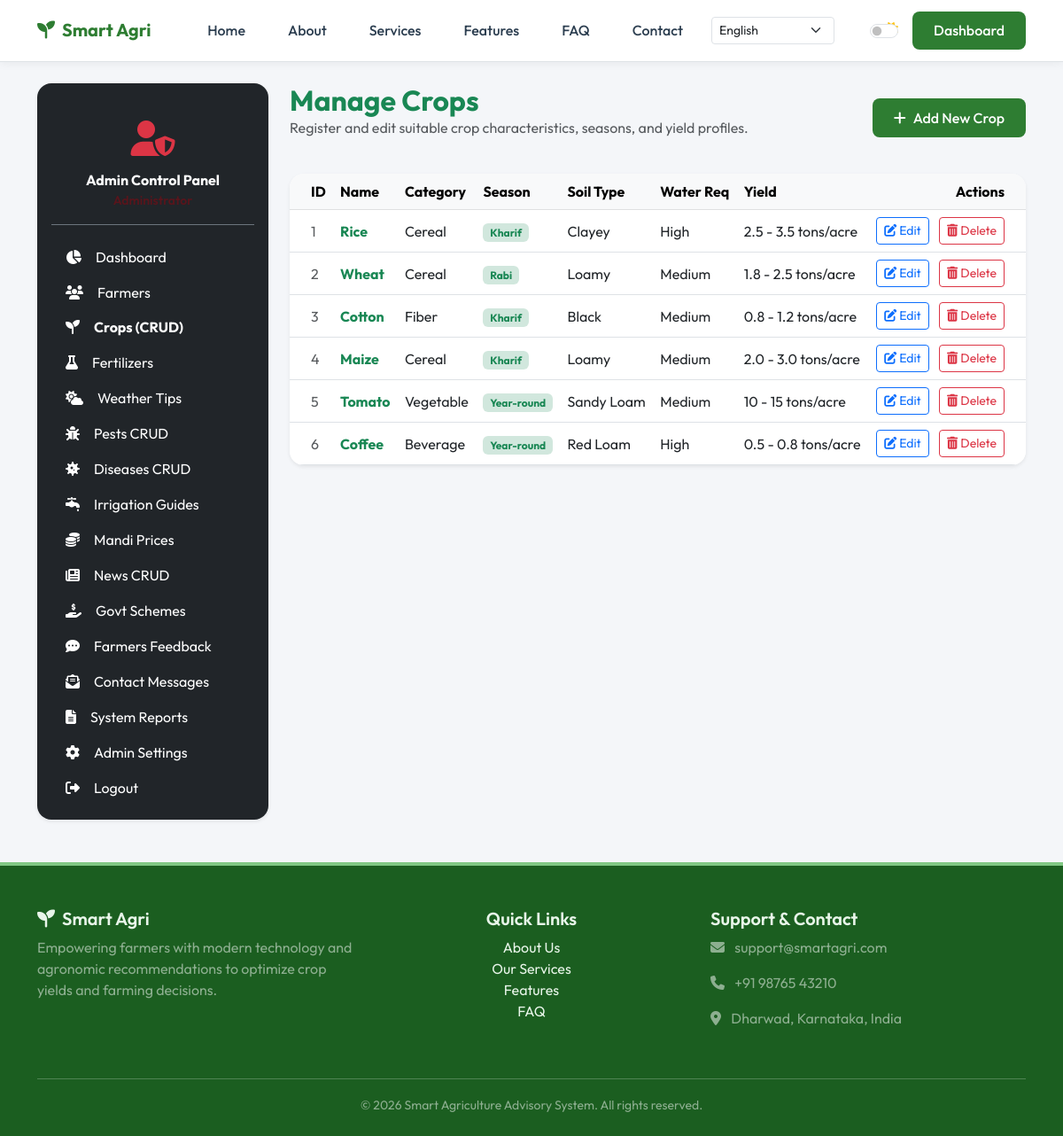
The app's page /admin/crops (signed in) with its own data.
### app/models.py (models this page shows)
class Crop(db.Model):
    __tablename__ = 'crops'
    id = db.Column(db.Integer, primary_key=True)
    name = db.Column(db.String(100), nullable=False)
    type = db.Column(db.String(50), nullable=True)  # Cereal, Pulse, Fruit, Vegetable, Fiber, Oilseed
    growing_season = db.Column(db.String(50), nullable=True)  # Kharif, Rabi, Zaid, Year-round
    soil_type = db.Column(db.String(100), nullable=True)  # Clayey, Loamy, Sandy, Black, Red
    water_requirement = db.Column(db.String(50), nullable=True)  # High, Medium, Low
    growing_tips = db.Column(db.Text, nullable=True)
    expected_yield = db.Column(db.String(100), nullable=True)
    advantages = db.Column(db.Text, nullable=True)

### app/routes/admin.py (the view, shortened to what this page needs)
@admin_bp.route('/crops', methods=['GET', 'POST'])
@admin_required
def manage_crops():
    crops = Crop.query.all()
    return render_template('admin/crops.html', crops=crops)

### app/templates/admin/crops.html (shortened to what this page needs)
{% extends 'admin_base.html' %}
{% block admin_content %}
<div class="row">
    <div class="col-12 d-flex justify-content-between align-items-center mb-4">
        <div>
            <h2 class="fw-bold mb-0 text-success">Manage Crops</h2>
            <p class="text-muted">Register and edit suitable crop characteristics, seasons, and yield profiles.</p>
        </div>
        <button class="btn btn-primary-custom" data-bs-toggle="collapse" data-bs-target="#addCropCollapse">
            <i class="fas fa-plus me-2"></i>Add New Crop
        </button>
    </div>
    <div class="col-12">
        <div class="card card-custom border-0 shadow-sm">
            <div class="table-responsive">
                <table class="table table-hover align-middle mb-0">
                    <thead class="table-light">
                        <tr>
                            <th class="ps-4">ID</th>
                            <th>Name</th>
                            <th>Category</th>
                            <th>Season</th>
                            <th>Soil Type</th>
                            <th>Water Req</th>
                            <th>Yield</th>
                            <th class="pe-4 text-end">Actions</th>
                        </tr>
                    </thead>
                    <tbody>
                        {% if crops %}
                            {% for c in crops %}
                            <tr>
                                <td class="ps-4 text-muted">{{ c.id }}</td>
                                <td class="fw-bold text-success">{{ c.name }}</td>
                                <td>{{ c.type or '-' }}</td>
                                <td><span class="badge bg-success-subtle text-success">{{ c.growing_season }}</span></td>
                                <td>{{ c.soil_type or '-' }}</td>
                                <td>{{ c.water_requirement or '-' }}</td>
                                <td>{{ c.expected_yield or '-' }}</td>
                                <td class="pe-4 text-end">
                                    <button class="btn btn-sm btn-outline-primary me-2" data-bs-toggle="modal" data-bs-target="#editCropModal{{ c.id }}">
                                        <i class="fas fa-edit"></i> Edit
                                    </button>
                                    <a href="{{ url_for('admin.delete_crop', id=c.id) }}" class="btn btn-sm btn-outline-danger btn-delete-confirm" data-confirm-message="Are you sure you want to delete this crop?">
                                        <i class="fas fa-trash-alt"></i> Delete
                                    </a>
                                </td>
                            </tr>
                            {% endfor %}
                        {% else %}
                            <tr>
                                <td colspan="8" class="text-center py-4 text-muted">No crop listings exist.</td>
                            </tr>
                        {% endif %}
                    </tbody>
                </table>
            </div>
        </div>
    </div>
</div>
{% endblock %}

### app/templates/admin_base.html (shortened to what this page needs)
{% extends 'base.html' %}
{% block content %}
<div class="row">
    <div class="col-lg-3 col-md-4 mb-4 no-print">
        <div class="card card-custom p-3 shadow-sm border-0 bg-dark text-white">
            <div class="text-center py-3 border-bottom border-secondary mb-3">
                <div class="fs-1 text-danger mb-2"><i class="fas fa-user-shield"></i></div>
                <h6 class="fw-bold mb-0 text-white">Admin Control Panel</h6>
                <small class="text-danger-emphasis fw-semibold">Administrator</small>
            </div>
            <div class="list-group list-group-flush bg-transparent">
                <a href="{{ url_for('admin.dashboard') }}" class="list-group-item list-group-item-action bg-transparent text-white border-0 py-2 d-flex align-items-center gap-3 ">
                    <i class="fas fa-chart-pie"></i> <span>Dashboard</span>
                </a>
                <a href="{{ url_for('admin.manage_users') }}" class="list-group-item list-group-item-action bg-transparent text-white border-0 py-2 d-flex align-items-center gap-3 ">
                    <i class="fas fa-users"></i> <span>Farmers</span>
                </a>
                <a href="{{ url_for('admin.manage_crops') }}" class="list-group-item list-group-item-action bg-transparent text-white border-0 py-2 d-flex align-items-center gap-3 {% if request.endpoint == 'admin.manage_crops' %}active bg-danger fw-bold{% endif %}">
                    <i class="fas fa-seedling"></i> <span>Crops (CRUD)</span>
                </a>
                <a href="{{ url_for('admin.manage_fertilizers') }}" class="list-group-item list-group-item-action bg-transparent text-white border-0 py-2 d-flex align-items-center gap-3 ">
                    <i class="fas fa-flask"></i> <span>Fertilizers</span>
                </a>
                <a href="{{ url_for('admin.manage_weather') }}" class="list-group-item list-group-item-action bg-transparent text-white border-0 py-2 d-flex align-items-center gap-3 ">
                    <i class="fas fa-cloud-sun"></i> <span>Weather Tips</span>
                </a>
                <a href="{{ url_for('admin.manage_pests') }}" class="list-group-item list-group-item-action bg-transparent text-white border-0 py-2 d-flex align-items-center gap-3 ">
                    <i class="fas fa-bug"></i> <span>Pests CRUD</span>
                </a>
                <a href="{{ url_for('admin.manage_diseases') }}" class="list-group-item list-group-item-action bg-transparent text-white border-0 py-2 d-flex align-items-center gap-3 ">
                    <i class="fas fa-virus"></i> <span>Diseases CRUD</span>
                </a>
                <a href="{{ url_for('admin.manage_irrigation') }}" class="list-group-item list-group-item-action bg-transparent text-white border-0 py-2 d-flex align-items-center gap-3 ">
                    <i class="fas fa-faucet-drip"></i> <span>Irrigation Guides</span>
                </a>
                <a href="{{ url_for('admin.manage_market_prices') }}" class="list-group-item list-group-item-action bg-transparent text-white border-0 py-2 d-flex align-items-center gap-3 ">
                    <i class="fas fa-coins"></i> <span>Mandi Prices</span>
                </a>
                <a href="{{ url_for('admin.manage_news') }}" class="list-group-item list-group-item-action bg-transparent text-white border-0 py-2 d-flex align-items-center gap-3 ">
                    <i class="fas fa-newspaper"></i> <span>News CRUD</span>
                </a>
                <a href="{{ url_for('admin.manage_schemes') }}" class="list-group-item list-group-item-action bg-transparent text-white border-0 py-2 d-flex align-items-center gap-3 ">
                    <i class="fas fa-hand-holding-usd"></i> <span>Govt Schemes</span>
                </a>
                <a href="{{ url_for('admin.view_feedback') }}" class="list-group-item list-group-item-action bg-transparent text-white border-0 py-2 d-flex align-items-center gap-3 ">
                    <i class="fas fa-comment-dots"></i> <span>Farmers Feedback</span>
                </a>
                <a href="{{ url_for('admin.contact_messages') }}" class="list-group-item list-group-item-action bg-transparent text-white border-0 py-2 d-flex align-items-center gap-3 ">
                    <i class="fas fa-envelope-open-text"></i> <span>Contact Messages</span>
                </a>
                <a href="{{ url_for('admin.reports') }}" class="list-group-item list-group-item-action bg-transparent text-white border-0 py-2 d-flex align-items-center gap-3 ">
                    <i class="fas fa-file-alt"></i> <span>System Reports</span>
                </a>
                <a href="{{ url_for('admin.settings') }}" class="list-group-item list-group-item-action bg-transparent text-white border-0 py-2 d-flex align-items-center gap-3 ">
                    <i class="fas fa-cog"></i> <span>Admin Settings</span>
                </a>
                <a href="{{ url_for('public.logout') }}" class="list-group-item list-group-item-action bg-transparent text-white border-0 py-2 d-flex align-items-center gap-3">
                    <i class="fas fa-sign-out-alt"></i> <span>Logout</span>
                </a>
            </div>
        </div>
    </div>
    <div class="col-lg-9 col-md-8">
        {% block admin_content %}{% endblock %}
    </div>
</div>
{% endblock %}

### app/templates/base.html (shortened to what this page needs)
<!DOCTYPE html>
<html lang="en">
<head>
    <link href="https://cdn.jsdelivr.net/npm/bootstrap@5.3.0/dist/css/bootstrap.min.css" rel="stylesheet">
    <link href="https://cdnjs.cloudflare.com/ajax/libs/font-awesome/6.4.0/css/all.min.css" rel="stylesheet">
    <link href="{{ url_for('static', filename='css/style.css') }}" rel="stylesheet">
</head>
<body>
    <nav class="navbar navbar-expand-lg navbar-custom sticky-top">
        <div class="container">
            <a class="navbar-brand" href="{{ url_for('public.index') }}">
                <i class="fas fa-seedling"></i>
                <span data-translate="brand">Smart Agri</span>
            </a>
            <div class="collapse navbar-collapse" id="navbarNav">
                <ul class="navbar-nav ms-auto align-items-center">
                    <li class="nav-item">
                        <a class="nav-link" href="{{ url_for('public.index') }}" data-translate="home">Home</a>
                    </li>
                    <li class="nav-item">
                        <a class="nav-link" href="{{ url_for('public.about') }}" data-translate="about">About</a>
                    </li>
                    <li class="nav-item">
                        <a class="nav-link" href="{{ url_for('public.services') }}" data-translate="services">Services</a>
                    </li>
                    <li class="nav-item">
                        <a class="nav-link" href="{{ url_for('public.features') }}" data-translate="features">Features</a>
                    </li>
                    <li class="nav-item">
                        <a class="nav-link" href="{{ url_for('public.faq') }}" data-translate="faq">FAQ</a>
                    </li>
                    <li class="nav-item">
                        <a class="nav-link" href="{{ url_for('public.contact') }}" data-translate="contact">Contact</a>
                    </li>
                    <li class="nav-item ms-2">
                        <select id="langSelect" class="form-select form-select-sm" aria-label="Language Selector">
                            <option value="en">English</option>
                        </select>
                    </li>
                    <li class="nav-item ms-3">
                        <div class="form-check form-switch d-flex align-items-center gap-2">
                            <input class="form-check-input" type="checkbox" id="themeToggle" role="switch">
                        </div>
                    </li>
                    {% if current_user.is_authenticated %}
                        <li class="nav-item ms-3">
                            {% if session.get('user_role') == 'admin' %}
                                <a class="btn btn-primary-custom" href="{{ url_for('admin.dashboard') }}" data-translate="dashboard">Dashboard</a>
                            {% else %}
                                <a class="btn btn-primary-custom" href="{{ url_for('farmer.dashboard') }}" data-translate="dashboard">Dashboard</a>
                            {% endif %}
                        </li>
                    {% endif %}
                </ul>
            </div>
        </div>
    </nav>
    <div class="container my-4">
        {% block content %}{% endblock %}
    </div>
    <footer class="footer-custom">
        <div class="container">
            <div class="row">
                <div class="col-lg-4 mb-4">
                    <h5><i class="fas fa-seedling me-2"></i>Smart Agri</h5>
                    <p class="mt-2 text-white-50">Empowering farmers with modern technology and agronomic recommendations to optimize crop yields and farming decisions.</p>
                </div>
                <div class="col-lg-4 mb-4 text-center">
                    <h5>Quick Links</h5>
                    <ul class="list-unstyled mt-2">
                        <li><a href="{{ url_for('public.about') }}">About Us</a></li>
                        <li><a href="{{ url_for('public.services') }}">Our Services</a></li>
                        <li><a href="{{ url_for('public.features') }}">Features</a></li>
                        <li><a href="{{ url_for('public.faq') }}">FAQ</a></li>
                    </ul>
                </div>
                <div class="col-lg-4 mb-4">
                    <h5>Support & Contact</h5>
                    <p class="mt-2 text-white-50"><i class="fas fa-envelope me-2"></i> support@smartagri.com</p>
                    <p class="text-white-50"><i class="fas fa-phone me-2"></i> +91 98765 43210</p>
                    <p class="text-white-50"><i class="fas fa-map-marker-alt me-2"></i> Dharwad, Karnataka, India</p>
                </div>
            </div>
            <hr class="bg-light">
            <div class="text-center text-white-50">
                <small>&copy; 2026 Smart Agriculture Advisory System. All rights reserved.</small>
            </div>
        </div>
    </footer>
</body>
</html>

### records on screen
Crop: id "1", name "Rice", type "Cereal", growing_season "Kharif", soil_type "Clayey", water_requirement "High", expected_yield "2.5 - 3.5 tons/acre"
Crop: id "2", name "Wheat", type "Cereal", growing_season "Rabi", soil_type "Loamy", water_requirement "Medium", expected_yield "1.8 - 2.5 tons/acre"
Crop: id "3", name "Cotton", type "Fiber", growing_season "Kharif", soil_type "Black", water_requirement "Medium", expected_yield "0.8 - 1.2 tons/acre"
Crop: id "4", name "Maize", type "Cereal", growing_season "Kharif", soil_type "Loamy", water_requirement "Medium", expected_yield "2.0 - 3.0 tons/acre"
Crop: id "5", name "Tomato", type "Vegetable", growing_season "Year-round", soil_type "Sandy Loam", water_requirement "Medium", expected_yield "10 - 15 tons/acre"
Crop: id "6", name "Coffee", type "Beverage", growing_season "Year-round", soil_type "Red Loam", water_requirement "High", expected_yield "0.5 - 0.8 tons/acre"
